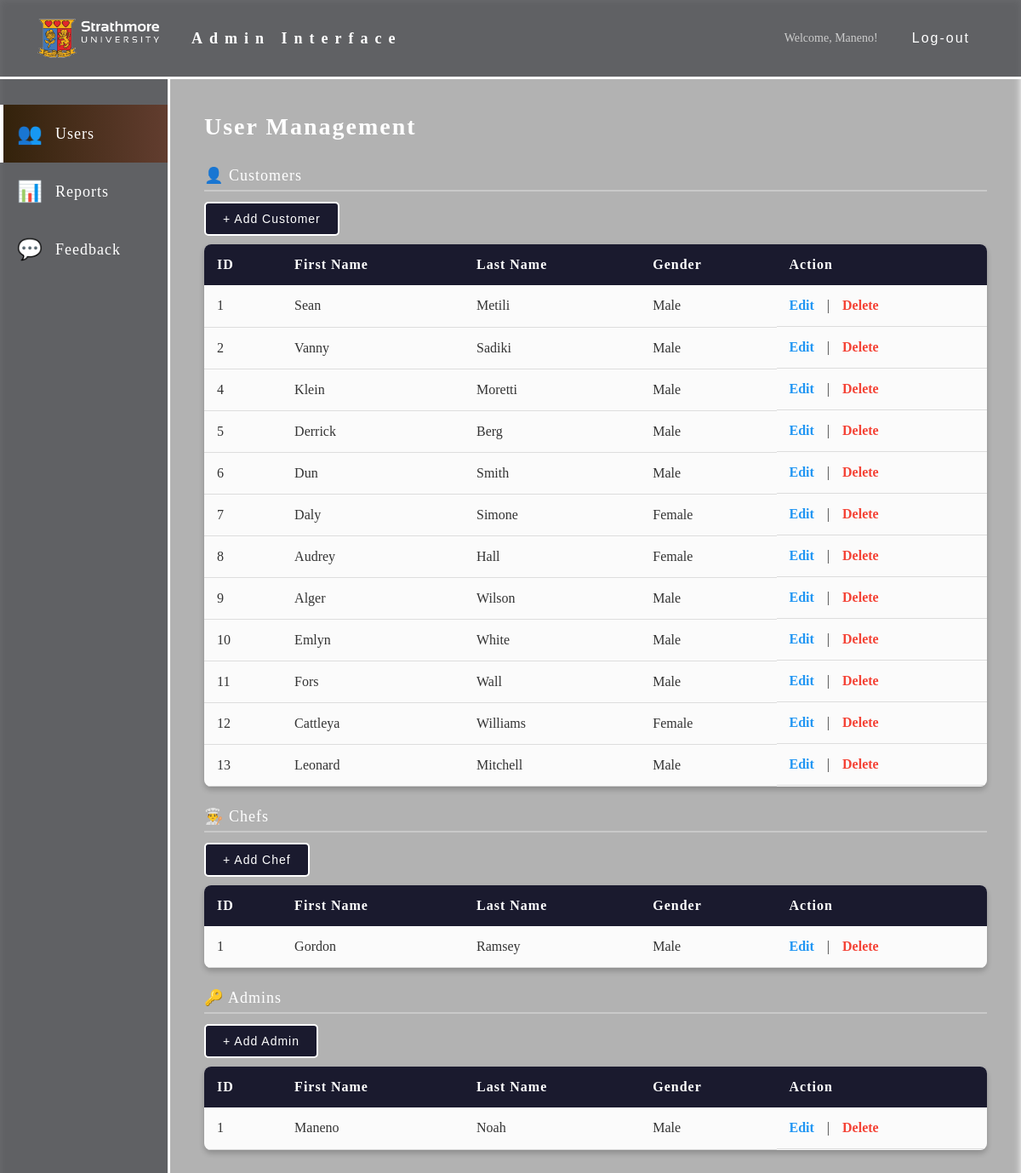
/Admin/AdminUsers.php (signed in), run on the app's committed database.
### tables this page shows
CREATE TABLE `registration` (
  `UserID` int(11) NOT NULL,
  `First_name` varchar(50) NOT NULL,
  `Last_name` varchar(50) NOT NULL,
  `Gender` enum('M','F') NOT NULL,
  `Password` varchar(255) NOT NULL
);

CREATE TABLE `chef` (
  `ChefID` int(11) NOT NULL,
  `First_name` varchar(50) NOT NULL,
  `Last_name` varchar(50) NOT NULL,
  `Gender` enum('M','F') NOT NULL,
  `Password` varchar(255) NOT NULL
);

### Admin/AdminUsers.php (the view, shortened to what this page needs)
<?php
include "AdminProcess.php";
$customers = mysqli_query($conn,"SELECT * FROM registration");
$chefs     = mysqli_query($conn,"SELECT * FROM chef");
$admins    = mysqli_query($conn,"SELECT * FROM admin");
?>
<!doctype HTML>
<head>
    <link rel="stylesheet" href="AdminInterface.css">
</head>
<body>
<div class="header">
    <h1>
        <a href="../Cafeteria.html" style="text-decoration:none; color:white; display:flex; align-items:center;">
            <img src="../Image/logo.png" width="150" height="50" alt="Kilimandjaro Logo" style="cursor:pointer;"/>
        </a>
        <span style="text-decoration:none; color:white; margin-left:20px; font-size:18px;">Admin Interface</span>
    </h1>
    <div style="display:flex; align-items:center; gap:20px;">
        <span style="font-size:14px; color:#ccc;">Welcome, <?php echo $_SESSION['First_name']; ?>!</span>
        <a href="../Auth/Logout.php"><button class="logout-btn">Log-out</button></a>
    </div>
</div>
<div class="container">
    <div class="sidebar">
        <div class="sidebar-item active">
            <a href="AdminUsers.php" style="text-decoration:none; color:white; display:flex; align-items:center; gap:15px; width:100%;">
                <span class="sidebar-icon">👥</span><span>Users</span>
            </a>
        </div>
        <div class="sidebar-item">
            <a href="AdminReports.php" style="text-decoration:none; color:white; display:flex; align-items:center; gap:15px; width:100%;">
                <span class="sidebar-icon">📊</span><span>Reports</span>
            </a>
        </div>
        <div class="sidebar-item">
            <a href="AdminFeedback.php" style="text-decoration:none; color:white; display:flex; align-items:center; gap:15px; width:100%;">
                <span class="sidebar-icon">💬</span><span>Feedback</span>
            </a>
        </div>
    </div>
    <div class="main-content">
        <div class="content-header">
            <h2>User Management</h2>
        </div>
        <div class="user-section-title">👤 Customers</div>
        <button class="add-btn" onclick="toggleForm('add-customer-form')" style="margin-bottom:10px;">+ Add Customer</button>
        <div class="table-container" style="margin-bottom:24px;">
            <table>
                <thead>
                    <tr><th>ID</th><th>First Name</th><th>Last Name</th><th>Gender</th><th>Action</th></tr>
                </thead>
                <tbody>
                <?php while($u = mysqli_fetch_assoc($customers)){ ?>
                    <tr>
                        <td><?php echo $u['UserID']; ?></td>
                        <td><?php echo $u['First_name']; ?></td>
                        <td><?php echo $u['Last_name']; ?></td>
                        <td><?php echo $u['Gender']=='M' ? 'Male' : 'Female'; ?></td>
                        <td class="action-links">
                            <a href="#" onclick="toggleEdit('cu-<?php echo $u['UserID']; ?>')">Edit</a>
                            <span> | </span>
                            <a href="AdminUsers.php?del_customer=<?php echo $u['UserID']; ?>"
                               class="delete" onclick="return confirm('Delete this customer?')">Delete</a>
                        </td>
                    </tr>
                <?php } ?>
                </tbody>
            </table>
        </div>
        <div class="user-section-title">👨‍🍳 Chefs</div>
        <button class="add-btn" onclick="toggleForm('add-chef-form')" style="margin-bottom:10px;">+ Add Chef</button>
        <div class="table-container" style="margin-bottom:24px;">
            <table>
                <thead>
                    <tr><th>ID</th><th>First Name</th><th>Last Name</th><th>Gender</th><th>Action</th></tr>
                </thead>
                <tbody>
                <?php while($c = mysqli_fetch_assoc($chefs)){ ?>
                    <tr>
                        <td><?php echo $c['ChefID']; ?></td>
                        <td><?php echo $c['First_name']; ?></td>
                        <td><?php echo $c['Last_name']; ?></td>
                        <td><?php echo $c['Gender']=='M' ? 'Male' : 'Female'; ?></td>
                        <td class="action-links">
                            <a href="#" onclick="toggleEdit('ch-<?php echo $c['ChefID']; ?>')">Edit</a>
                            <span> | </span>
                            <a href="AdminUsers.php?del_chef=<?php echo $c['ChefID']; ?>"
                               class="delete" onclick="return confirm('Delete this chef?')">Delete</a>
                        </td>
                    </tr>
                <?php } ?>
                </tbody>
            </table>
        </div>
        <div class="user-section-title">🔑 Admins</div>
        <button class="add-btn" onclick="toggleForm('add-admin-form')" style="margin-bottom:10px;">+ Add Admin</button>
        <div class="table-container">
            <table>
                <thead>
                    <tr><th>ID</th><th>First Name</th><th>Last Name</th><th>Gender</th><th>Action</th></tr>
                </thead>
                <tbody>
                <?php while($a = mysqli_fetch_assoc($admins)){ ?>
                    <tr>
                        <td><?php echo $a['AdminID']; ?></td>
                        <td><?php echo $a['First_name']; ?></td>
                        <td><?php echo $a['Last_name']; ?></td>
                        <td><?php echo $a['Gender']=='M' ? 'Male' : 'Female'; ?></td>
                        <td class="action-links">
                            <a href="#" onclick="toggleEdit('ad-<?php echo $a['AdminID']; ?>')">Edit</a>
                            <span> | </span>
                            <a href="AdminUsers.php?del_admin=<?php echo $a['AdminID']; ?>"
                               class="delete" onclick="return confirm('Delete this admin?')">Delete</a>
                        </td>
                    </tr>
                <?php } ?>
                </tbody>
            </table>
        </div>
    </div>
</div>
</body>
</HTML>

### Admin/AdminInterface.css (style rules this page uses)
* { margin: 0; padding: 0; box-sizing: border-box; }
body { font-family: 'Times New Roman', serif; color: #FFFFFF; min-height: 100vh; position: relative; background-image: url('../Image/148.jpg'); background-size: cover; background-position: center; background-attachment: fixed; }
body::before { content: ''; position: fixed; inset: 0; z-index: 0; background-color: rgba(0, 0, 0, 0.3); filter: blur(4px); pointer-events: none; }
.header { background: rgba(82, 83, 86, 0.85); padding: 20px 40px; display: flex; justify-content: space-between; align-items: center; border-bottom: 3px solid white; position: relative; z-index: 1; }
.header h1 { font-size: 32px; letter-spacing: 8px; display: flex; align-items: center; gap: 15px; }
.logout-btn { background-color: transparent; color: white; border: none; font-size: 16px; cursor: pointer; padding: 10px 20px; letter-spacing: 2px; }
.container { display: flex; height: calc(100vh - 80px); }
.sidebar { width: 200px; background: rgba(82, 83, 86, 0.85); padding: 30px 0; border-right: 3px solid white; position: relative; z-index: 1; }
.sidebar-item { padding: 20px; color: white; cursor: pointer; display: flex; align-items: center; gap: 15px; font-size: 18px; letter-spacing: 1px; transition: background-color 0.3s; }
.sidebar-item.active { background: linear-gradient(90deg, #33220b 0%, #623d2f 100%); border-left: 4px solid white; padding-left: 16px; }
.sidebar-icon { font-size: 24px; width: 30px; text-align: center; }
.main-content { flex: 1; padding: 40px; overflow-y: auto; position: relative; z-index: 1; }
.content-header { display: flex; justify-content: space-between; align-items: center; margin-bottom: 30px; }
.content-header h2 { font-size: 28px; letter-spacing: 2px; }
.add-btn { background-color: #1a1a2e; color: white; border: 2px solid white; padding: 10px 20px; border-radius: 5px; cursor: pointer; font-size: 14px; letter-spacing: 1px; transition: background-color 0.3s; text-decoration: none; }
.table-container { background-color: rgba(255,255,255,0.95); border-radius: 8px; overflow: hidden; box-shadow: 0 4px 6px rgba(0,0,0,0.2); }
table { width: 100%; border-collapse: collapse; color: #333; }
thead { background-color: #1a1a2e; color: white; }
th { padding: 15px; text-align: left; font-weight: 600; letter-spacing: 1px; }
td { padding: 15px; border-bottom: 1px solid #ddd; }
.action-links { display: flex; gap: 15px; }
.action-links a { color: #2196f3; text-decoration: none; font-weight: 600; }
.action-links a.delete { color: #f44336; }
.user-section-title { font-size: 18px; letter-spacing: 1px; margin: 24px 0 12px 0; padding-bottom: 6px; border-bottom: 2px solid rgba(255,255,255,0.3); }

### Admin/AdminUsers.php (style rules this page uses)
.user-section-title { font-size: 18px; letter-spacing: 1px; margin: 24px 0 12px 0; padding-bottom: 6px; border-bottom: 2px solid rgba(255,255,255,0.3); }

### data on the page
registration: UserID "1", First_name "Sean", Last_name "Metili", Gender "Male"
registration: UserID "2", First_name "Vanny", Last_name "Sadiki", Gender "Male"
registration: UserID "4", First_name "Klein", Last_name "Moretti", Gender "Male"
registration: UserID "5", First_name "Derrick", Last_name "Berg", Gender "Male"
registration: UserID "6", First_name "Dun", Last_name "Smith", Gender "Male"
registration: UserID "7", First_name "Daly", Last_name "Simone", Gender "Female"
registration: UserID "8", First_name "Audrey", Last_name "Hall", Gender "Female"
registration: UserID "9", First_name "Alger", Last_name "Wilson", Gender "Male"
registration: UserID "10", First_name "Emlyn", Last_name "White", Gender "Male"
registration: UserID "11", First_name "Fors", Last_name "Wall", Gender "Male"
registration: UserID "12", First_name "Cattleya", Last_name "Williams", Gender "Female"
registration: UserID "13", First_name "Leonard", Last_name "Mitchell", Gender "Male"
chef: ChefID "1", First_name "Gordon", Last_name "Ramsey", Gender "Male"

### other printed values
$_SESSION['First_name'] "Maneno"
$a['AdminID'] "1"
$a['First_name'] "Maneno"
$a['Last_name'] "Noah"
